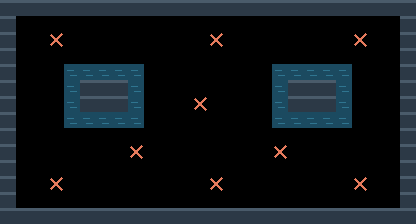

A level layout from a 2D game, rendered from its tile map. Below: a short description, then the map file with its tile-grid data intact:
An orthogonal 26x14 tile map with 16x16 px tiles, 2 tile layers (terreno, marcadores).

<map version="1.10" tiledversion="1.11.0" orientation="orthogonal" renderorder="right-down" width="26" height="14" tilewidth="16" tileheight="16" infinite="0" nextlayerid="3" nextobjectid="1">
 <properties>
  <property name="tipo" value="combate" />
  <property name="nombre" value="islas" />
 </properties>
 <tileset firstgid="1" source="muelle.tsx" />
 <layer id="1" name="terreno" width="26" height="14">
  <data encoding="csv">
1,1,1,1,1,1,1,1,1,1,1,1,1,1,1,1,1,1,1,1,1,1,1,1,1,1,
1,0,0,0,0,0,0,0,0,0,0,0,0,0,0,0,0,0,0,0,0,0,0,0,0,1,
1,0,0,0,0,0,0,0,0,0,0,0,0,0,0,0,0,0,0,0,0,0,0,0,0,1,
1,0,0,0,0,0,0,0,0,0,0,0,0,0,0,0,0,0,0,0,0,0,0,0,0,1,
1,0,0,0,2,2,2,2,2,0,0,0,0,0,0,0,0,2,2,2,2,2,0,0,0,1,
1,0,0,0,2,1,1,1,2,0,0,0,0,0,0,0,0,2,1,1,1,2,0,0,0,1,
1,0,0,0,2,1,1,1,2,0,0,0,0,0,0,0,0,2,1,1,1,2,0,0,0,1,
1,0,0,0,2,2,2,2,2,0,0,0,0,0,0,0,0,2,2,2,2,2,0,0,0,1,
1,0,0,0,0,0,0,0,0,0,0,0,0,0,0,0,0,0,0,0,0,0,0,0,0,1,
1,0,0,0,0,0,0,0,0,0,0,0,0,0,0,0,0,0,0,0,0,0,0,0,0,1,
1,0,0,0,0,0,0,0,0,0,0,0,0,0,0,0,0,0,0,0,0,0,0,0,0,1,
1,0,0,0,0,0,0,0,0,0,0,0,0,0,0,0,0,0,0,0,0,0,0,0,0,1,
1,0,0,0,0,0,0,0,0,0,0,0,0,0,0,0,0,0,0,0,0,0,0,0,0,1,
1,1,1,1,1,1,1,1,1,1,1,1,1,1,1,1,1,1,1,1,1,1,1,1,1,1
</data>
 </layer>
 <layer id="2" name="marcadores" width="26" height="14">
  <data encoding="csv">
0,0,0,0,0,0,0,0,0,0,0,0,0,0,0,0,0,0,0,0,0,0,0,0,0,0,
0,0,0,0,0,0,0,0,0,0,0,0,0,0,0,0,0,0,0,0,0,0,0,0,0,0,
0,0,0,3,0,0,0,0,0,0,0,0,0,3,0,0,0,0,0,0,0,0,3,0,0,0,
0,0,0,0,0,0,0,0,0,0,0,0,0,0,0,0,0,0,0,0,0,0,0,0,0,0,
0,0,0,0,0,0,0,0,0,0,0,0,0,0,0,0,0,0,0,0,0,0,0,0,0,0,
0,0,0,0,0,0,0,0,0,0,0,0,0,0,0,0,0,0,0,0,0,0,0,0,0,0,
0,0,0,0,0,0,0,0,0,0,0,0,3,0,0,0,0,0,0,0,0,0,0,0,0,0,
0,0,0,0,0,0,0,0,0,0,0,0,0,0,0,0,0,0,0,0,0,0,0,0,0,0,
0,0,0,0,0,0,0,0,0,0,0,0,0,0,0,0,0,0,0,0,0,0,0,0,0,0,
0,0,0,0,0,0,0,0,3,0,0,0,0,0,0,0,0,3,0,0,0,0,0,0,0,0,
0,0,0,0,0,0,0,0,0,0,0,0,0,0,0,0,0,0,0,0,0,0,0,0,0,0,
0,0,0,3,0,0,0,0,0,0,0,0,0,3,0,0,0,0,0,0,0,0,3,0,0,0,
0,0,0,0,0,0,0,0,0,0,0,0,0,0,0,0,0,0,0,0,0,0,0,0,0,0,
0,0,0,0,0,0,0,0,0,0,0,0,0,0,0,0,0,0,0,0,0,0,0,0,0,0
</data>
 </layer>
</map>
